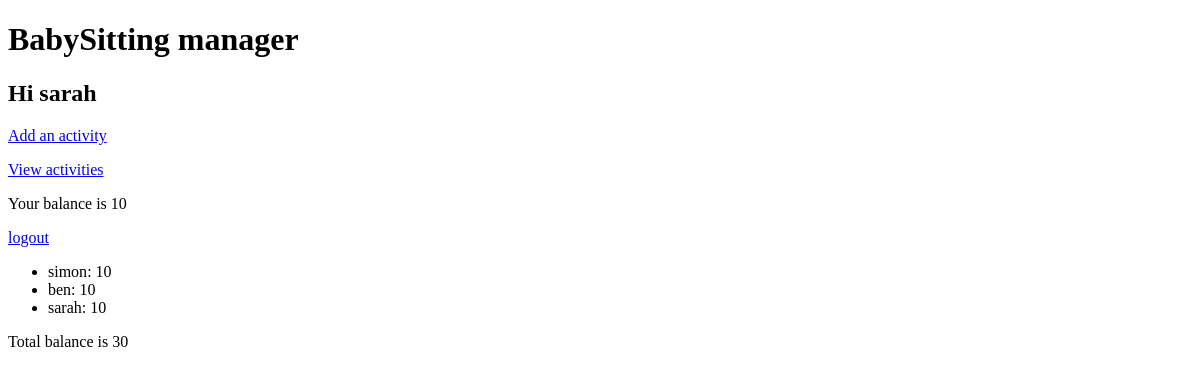
Before: /babysittingapp/ (signed in) with the older database file.
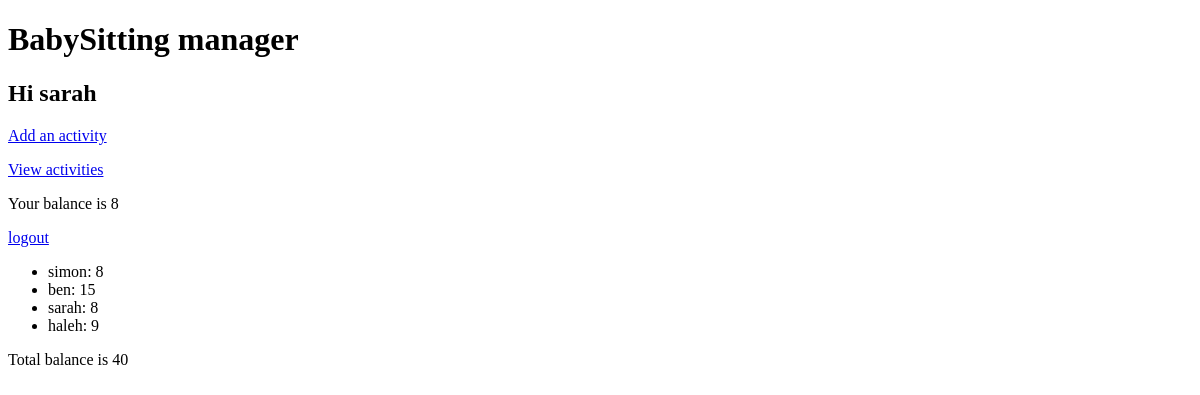
After: the same page with the newer database file.
### babysittingapp/models.py (models this page shows, shortened)
class UserProfile(models.Model):
    user = models.OneToOneField(User)
    balance = models.IntegerField(default=0)

### babysittingapp/views.py (the view)
def index(request):
	if request.user.is_authenticated():
		context = RequestContext(request)
		userprofile = UserProfile.objects.get(user = request.user)
		context_dict = {"userprofile":userprofile}
		context_dict["user"] = request.user
		allProfiles = UserProfile.objects.all()
		totalbalance = 0
		for profile in allProfiles:
			totalbalance += profile.balance
		context_dict["total"] = totalbalance
		context_dict["allprofiles"] = allProfiles
		return render_to_response('babysittingapp/index.html',context_dict,context)
	else:
		context = RequestContext(request)
		return render_to_response('babysittingapp/indexplain.html',{},context)

### templates/babysittingapp/index.html
<!DOCTYPE html>
<html>
<body>
<h1>BabySitting manager</h1>
<h2>Hi {{ user.username }}</h2>
<p><a href="/babysittingapp/addactivity/">Add an activity</a></p>
<p><a href="/babysittingapp/viewactivity/">View activities</a></p>
<p>Your balance is {{ userprofile.balance }}</p>
<p>
<a href="/babysittingapp/logout/">logout</a>
</p>
<p>
{% if allprofiles %}
<ul>
{% for profile in allprofiles %}
	<li>{{ profile.user.username}}: {{ profile.balance }}</li>
{% endfor %}
</ul>
Total balance is {{ total }}
{% endif %}
</p>
</body>
</html>

Changed rows visible on the page:
changed UserProfile "sarah": balance "10" → "8"
changed UserProfile "simon": balance "10" → "8"
changed UserProfile "ben": balance "10" → "15"
added UserProfile: user.username "haleh", balance "9"
Other visible differences:
{{ total }}: "30" → "40"
